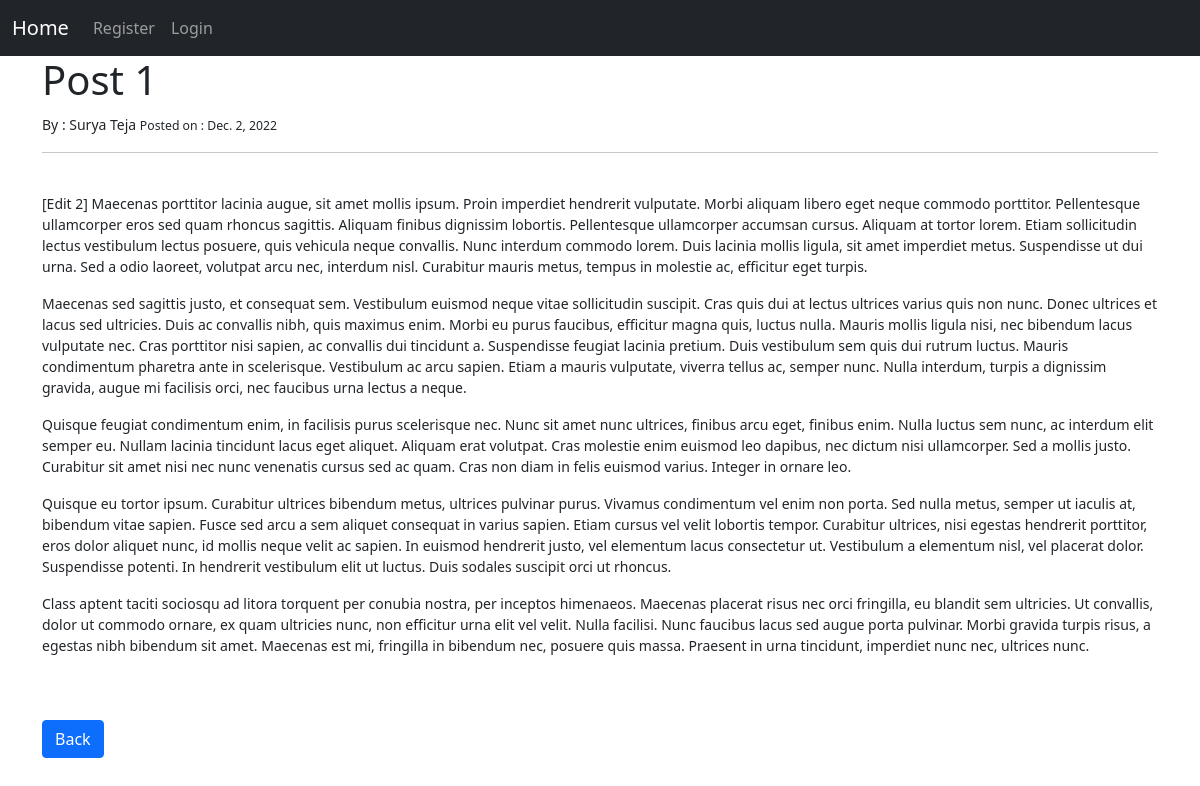
Screenshot of /article/4 with the database file from the repository.
### blog/models.py (models this page shows, shortened)
class Post(models.Model):
    title = models.CharField(max_length=255)
    author = models.ForeignKey(User,on_delete=models.CASCADE)
    body = RichTextField(blank = True, null = True)
    date = models.DateField(auto_now_add=True)

### blog/views.py (the view)
# urls.py: path('article/<int:pk>',ArticleView.as_view(),name='article_details'),
class ArticleView(DetailView):
    model = Post
    template_name = 'details.html'

### blog/templates/details.html (shortened to what this page needs)
{% extends 'base.html' %}
{% block content %}
<h1> {{object.title}} </h1>
<small> By : {{object.author.first_name}} {{object.author.last_name}}
<small>Posted on : {{object.date}}</small>
<hr>
<br/>
{{object.body|safe}}
<br/><br/>
<a href="{%url 'home' %}" class="btn btn-primary"> Back</a>
{% endblock %}

### rows the page displays
Post: title "Post 1", author.first_name "Surya", author.last_name "Teja", date "Dec. 2, 2022", body "[Edit 2] Maecenas porttitor lacinia augue, sit amet mollis ipsum. Proin imperdiet hendrerit vulputate. Morbi aliquam libero eget neque commodo porttitor. Pellentesque ullamcorper eros sed quam rhoncus sagittis. Aliquam finibus dignissim lobortis. Pellentesque ullamcorper accumsan cursus. Aliquam at tortor lorem. Etiam sollicitudin lectus vestibulum lectus posuere, quis vehicula neque convallis. Nunc interdum commodo lorem. Duis lacinia mollis ligula, sit amet imperdiet metus. Suspendisse ut dui urna. Sed a odio laoreet, volutpat arcu nec, interdum nisl. Curabitur mauris metus, tempus in molestie ac, efficitur eget turpis. Maecenas sed sagittis justo, et consequat sem. Vestibulum euismod…"
